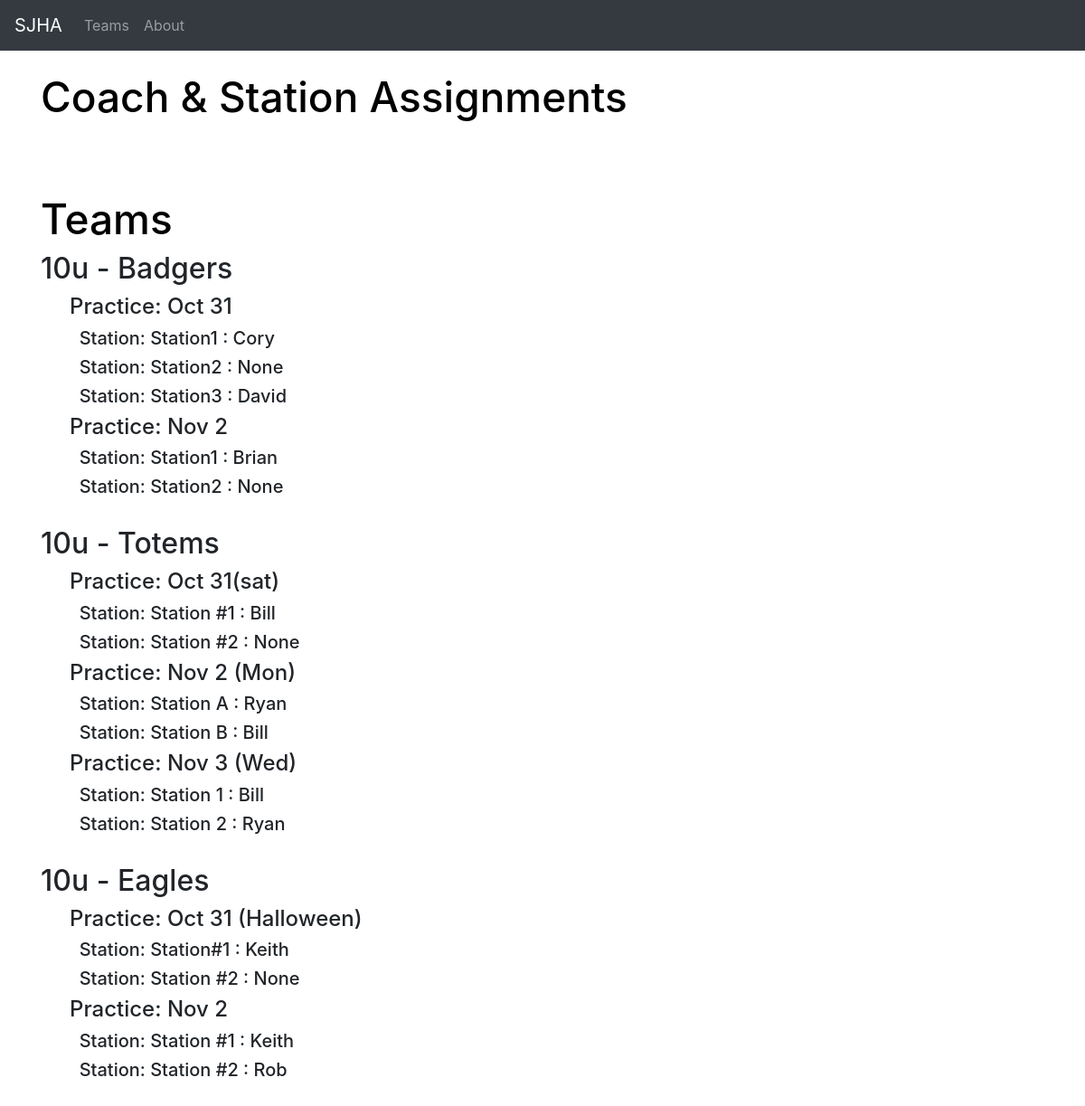
The page / on the database its author committed.
### app.py (models this page shows, shortened)
class Teams(db.Model):
    id = db.Column(db.Integer, primary_key=True)
    name = db.Column(db.String(200), nullable=False)
    date_created = db.Column(db.DateTime, default=datetime.utcnow)

class Practices(db.Model):
    id = db.Column(db.Integer, primary_key=True)
    name = db.Column(db.String(200), nullable=False)
    date_created = db.Column(db.DateTime, default=datetime.utcnow)
    team_id = db.Column(db.Integer)

class Stations(db.Model):
    id = db.Column(db.Integer, primary_key=True)
    name = db.Column(db.String(200), nullable=False)
    date_created = db.Column(db.DateTime, default=datetime.utcnow)
    practice_id = db.Column(db.Integer)
    coach_id = db.Column(db.Integer)
    coach_name = db.Column(db.String(50))

### app.py (the view)
@app.route('/')
def index():
    teams = Teams.query.all()
    practices = Practices.query.all()
    stations = Stations.query.all()
    return render_template("index.html", teams=teams, practices=practices, stations=stations)

### templates/index.html (shortened to what this page needs)
{% extends 'base.html' %}
{% block content %}
  <div class="container">
     <h1>Coach & Station Assignments</h1>
    <br/>
    <br/>
    <br/>
    <h1>Teams</h1>
         {% for team in teams %}
         <h2>{{team.name}}</h2>
         	{% for practice in practices %}
         		{% if team.id == practice.team_id %}
         			<h4>&nbsp&nbsp&nbsp&nbsp Practice: {{practice.name}}</h4>
         				{% for station in stations %}
         					{% if practice.id == station.practice_id %}
	         					<h5>&nbsp&nbsp&nbsp&nbsp&nbsp&nbsp&nbsp Station: {{station.name}} : {{station.coach_name}}</h5>
	         				{% endif %}
	         			{% endfor %}
	         	{% endif %}
         	{% endfor %}
         {% endfor %}
    </div>
{% endblock %}

### templates/base.html (shortened to what this page needs)
<!doctype html>
<html lang="en">
  <head>
    <link rel="stylesheet" href="https://stackpath.bootstrapcdn.com/bootstrap/4.5.2/css/bootstrap.min.css">
    <link rel="stylesheet" href="{{ url_for('static',filename='css/style.css')}} ">
  </head>
  <body>
  <nav class="navbar navbar-expand-lg navbar-dark bg-dark">
  <a class="navbar-brand" href="{{ url_for('index')}} ">SJHA</a>
  <div class="collapse navbar-collapse" id="navbarSupportedContent">
    <ul class="navbar-nav mr-auto">
      <li class="nav-item">
        <a class="nav-link" href="{{ url_for('teams')}}">Teams</a>
      </li>
      <li class="nav-item">
        <a class="nav-link" href="{{ url_for('about')}}">About</a>
      </li>
    </ul>
  </div>
</nav>
  <br/>
{% block content %}
{% endblock %}
  </body>
</html>

### static/css/style.css (style rules this page uses)
h1 { color:black; font-size:46px; }
body { background: white; }

### rows shown on the page
Teams: name "10u - Badgers"
Practices: name "Oct 31"
Stations: name "Station1", coach_name "Cory"
Stations: name "Station2", coach_name "None"
Stations: name "Station3", coach_name "David"
Practices: name "Nov 2"
Stations: name "Station1", coach_name "Brian"
Stations: name "Station2", coach_name "None"
Teams: name "10u - Totems"
Practices: name "Oct 31(sat)"
Stations: name "Station #1", coach_name "Bill"
Stations: name "Station #2", coach_name "None"
Practices: name "Nov 2 (Mon)"
Stations: name "Station A", coach_name "Ryan"
Stations: name "Station B", coach_name "Bill"
Practices: name "Nov 3 (Wed)"
Stations: name "Station 1", coach_name "Bill"
Stations: name "Station 2", coach_name "Ryan"
Teams: name "10u - Eagles"
Practices: name "Oct 31 (Halloween)"
Stations: name "Station#1", coach_name "Keith"
Stations: name "Station #2", coach_name "None"
Practices: name "Nov 2"
Stations: name "Station #1", coach_name "Keith"
Stations: name "Station #2", coach_name "Rob"
